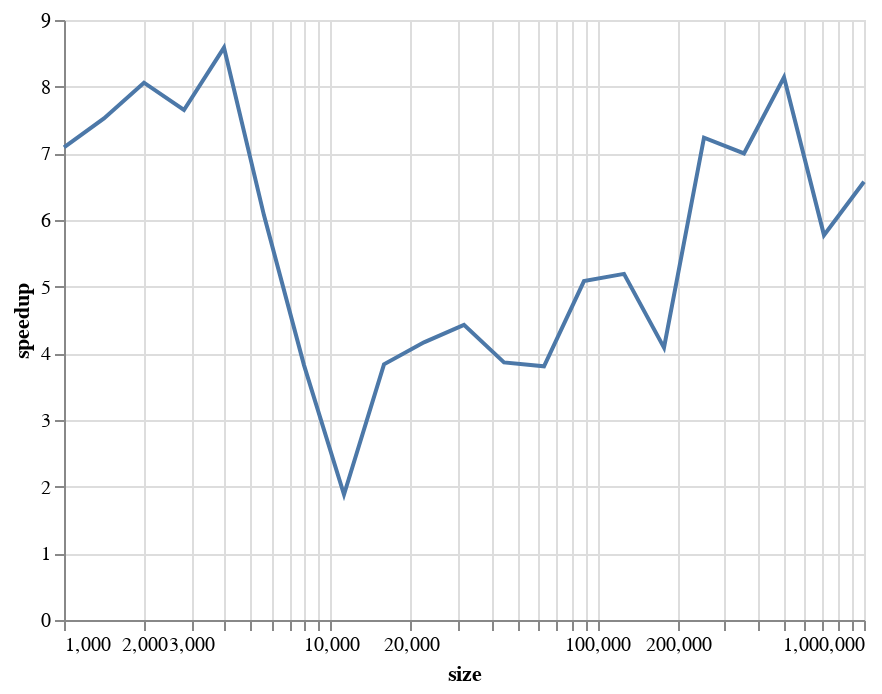

Notebook code cell kept with this figure:
### Markdown cell above
We can also plot the 'speedup' or the ratio of how much quicker `Send` calls are than `send`:

### Code cell
speedup_df = df.groupby(["size", "kind"]).per_call.first().unstack()
speedup_df["speedup"] = speedup_df["send"] / speedup_df["Send"]
alt.Chart(speedup_df.reset_index()).mark_line().encode(
    x=alt.X("size", scale=alt.Scale(type="log")),
    y="speedup",
)

### Figure 1 — Vega-Lite specification as saved in the notebook (floating-point values rounded to 4 significant figures)
{"config": {"view": {"continuousWidth": 400, "continuousHeight": 300}}, "data": {"name": "data-b4d438b069c7e4f99edf34e76c056c5b"}, "mark": "line", "encoding": {"x": {"field": "size", "scale": {"type": "log"}, "type": "quantitative"}, "y": {"field": "speedup", "type": "quantitative"}}, "$schema": "https://vega.github.io/schema/vega-lite/v4.17.0.json", "datasets": {"data-b4d438b069c7e4f99edf34e76c056c5b": [{"size": 1000, "Send": 3.226e-06, "send": 2.287e-05, "speedup": 7.09}, {"size": 1412, "Send": 3.303e-06, "send": 2.485e-05, "speedup": 7.524}, {"size": 1995, "Send": 3.564e-06, "send": 2.872e-05, "speedup": 8.06}, {"size": 2818, "Send": 4.317e-06, "send": 3.302e-05, "speedup": 7.65}, {"size": 3981, "Send": 4.981e-06, "send": 4.277e-05, "speedup": 8.587}, {"size": 5623, "Send": 9.095e-06, "send": 5.52e-05, "speedup": 6.069}, {"size": 7943, "Send": 1.722e-05, "send": 6.584e-05, "speedup": 3.824}, {"size": 11220, "Send": 2.412e-05, "send": 4.54e-05, "speedup": 1.882}, {"size": 15848, "Send": 1.454e-05, "send": 5.576e-05, "speedup": 3.834}, {"size": 22387, "Send": 1.719e-05, "send": 7.162e-05, "speedup": 4.166}, {"size": 31622, "Send": 2.302e-05, "send": 0.0001019, "speedup": 4.428}, {"size": 44668, "Send": 3.236e-05, "send": 0.000125, "speedup": 3.865}, {"size": 63095, "Send": 4.172e-05, "send": 0.0001588, "speedup": 3.806}, {"size": 89125, "Send": 5.67e-05, "send": 0.0002882, "speedup": 5.084}, {"size": 125892, "Send": 8.357e-05, "send": 0.0004339, "speedup": 5.192}, {"size": 177827, "Send": 0.000117, "send": 0.0004778, "speedup": 4.086}, {"size": 251188, "Send": 0.0001696, "send": 0.001227, "speedup": 7.235}, {"size": 354813, "Send": 0.0002244, "send": 0.001571, "speedup": 6.999}, {"size": 501187, "Send": 0.0003095, "send": 0.002519, "speedup": 8.14}, {"size": 707945, "Send": 0.0004394, "send": 0.002537, "speedup": 5.773}, {"size": 1000000, "Send": 0.0007, "send": 0.004602, "speedup": 6.574}]}}
